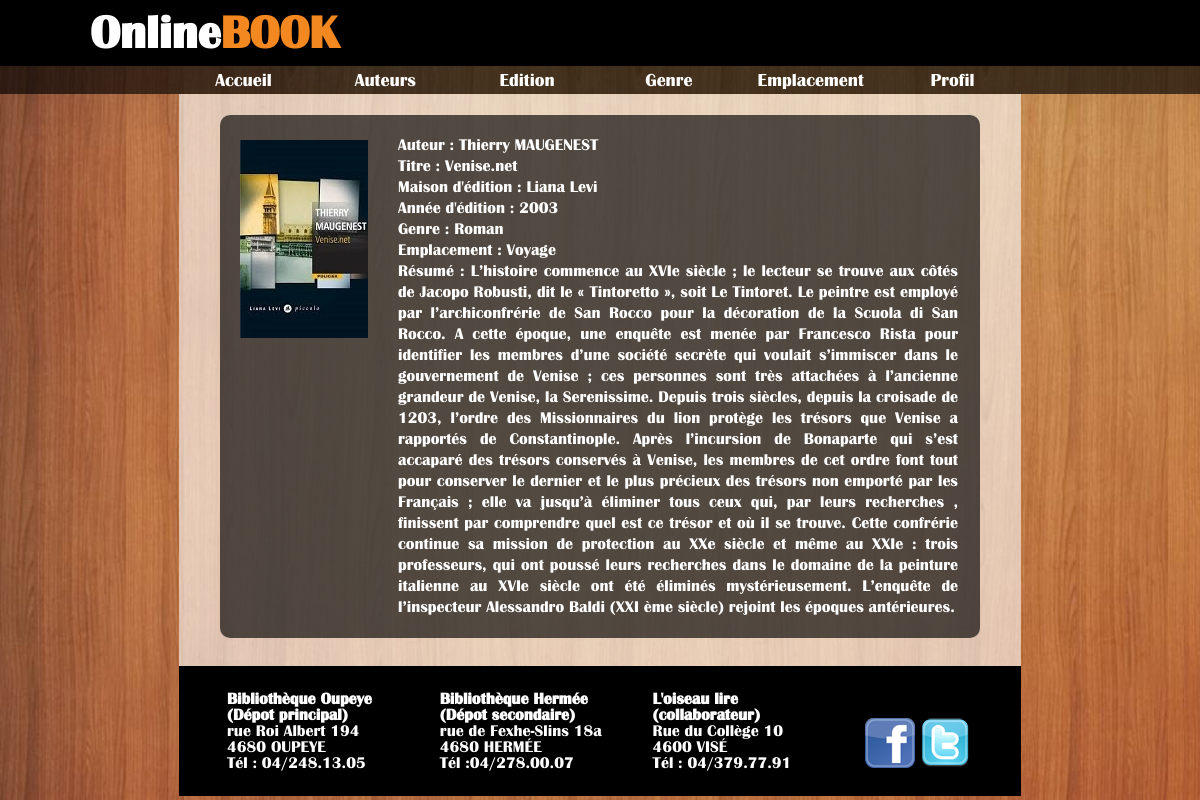
/index.php?a=viewFiche&e=posts&livresId=4, run on an earlier commit of the app's database.
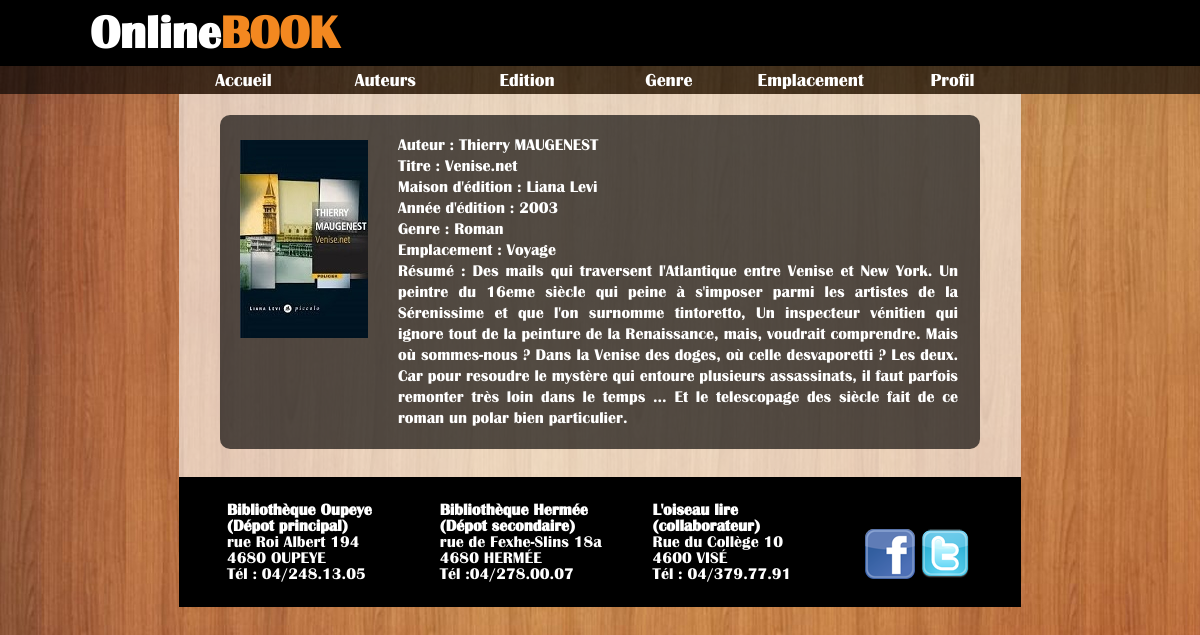
And on a later commit of the database.
### tables this page shows
CREATE TABLE IF NOT EXISTS `livres` (
  `id` smallint(5) unsigned NOT NULL AUTO_INCREMENT,
  `titre` text NOT NULL,
  `auteur` text NOT NULL,
  `genre_id` smallint(5) unsigned NOT NULL,
  `emplacement_id` smallint(5) unsigned NOT NULL,
  `maison_edit_id` smallint(5) unsigned NOT NULL,
  `annee_edit` year(4) NOT NULL,
  `date_create` timestamp NOT NULL DEFAULT CURRENT_TIMESTAMP ON UPDATE CURRENT_TIMESTAMP,
  `resume` text NOT NULL,
  `vignette` varchar(255) DEFAULT NULL,
  `encodeur_id` int(11) unsigned NOT NULL,
  PRIMARY KEY (`id`)
);

CREATE TABLE IF NOT EXISTS `edition` (
  `id` smallint(5) unsigned NOT NULL AUTO_INCREMENT,
  `maison` text NOT NULL,
  PRIMARY KEY (`id`)
);

CREATE TABLE IF NOT EXISTS `categories` (
  `id` smallint(5) unsigned NOT NULL AUTO_INCREMENT,
  `genre` text NOT NULL,
  PRIMARY KEY (`id`)
);

CREATE TABLE IF NOT EXISTS `emplacement` (
  `id` smallint(5) unsigned NOT NULL AUTO_INCREMENT,
  `emplacement` text NOT NULL,
  PRIMARY KEY (`id`)
);

### index.php (called while the page is built, shortened)
<?php
	$routeParts= explode('/', $routes['default']);
	$a=isset($_REQUEST['a'])?$_REQUEST['a']:$routeParts[0];
	$controller=new $controllerName;
	$data=call_user_func([$controller,$a]);
	include('views/layout.php');

### configs/db.php (called while the page is built, shortened)
<?php
$options = [
	PDO::ATTR_DEFAULT_FETCH_MODE => PDO::FETCH_ASSOC,
	PDO::ATTR_ERRMODE => PDO::ERRMODE_EXCEPTION
];
 ?>

### models/Model.php (called while the page is built, shortened)
<?php
class Model{
	public function __construct()
	{
		include('configs/db.php');
		try
		{
			$this->connexion = new \PDO(DSN, USERNAME, PASSWORD, $options);
			$this->connexion->query('SET CHARACTER SET UTF8');
			$this->connexion->query('SET NAMES UTF8');
		}catch(\PDOException $e)
		{
			die($e->getMessage());
		}
	}
}

### controllers/Posts.php (called while the page is built, shortened)
<?php
class Posts extends Base
{
	private $postsModel= null;
	public function __construct()
	{
		$this->postsModel=new PostModel();
	}
		public function viewFiche()
	{
		$data= [];
		if (!isset($_REQUEST['livresId'])) {
			die("on dirait que vous avez omis de renseigner l'id du livre");
		}
		else{
			$livresId=$_GET['livresId'];
			$data['data']= $this->postsModel->getlivreFiche($livresId);
		}
		$data['view']= 'vue_fiche.php';
		return $data;
	}
}

### models/Posts.php (called while the page is built, shortened)
<?php
class Posts extends Model
{
	public function getlivreFiche($wheresql) {
		$sql = "SELECT livres.`id`,livres.`titre`, livres.`auteur`, livres.`annee_edit`, livres.`genre_id`, livres.`maison_edit_id`, livres.`emplacement_id`, livres.`date_create`, livres.`resume`, livres.`vignette`, categories.`genre` as nom_categorie,  emplacement.`emplacement` as nom_emplacement, edition.`maison` as nom_maisonEdit
				FROM livres
				JOIN categories ON categories.`id`= livres.`genre_id`
				JOIN edition ON edition.`id`= livres.`maison_edit_id`
				JOIN emplacement ON emplacement.`id`= livres.`emplacement_id`
				WHERE livres.`id` =".$wheresql;
		$pdost=$this-> connexion->query($sql);
		$pdost->execute();
		return $pdost->fetchAll();
	}
}

### views/vue_fiche.php (the view)
<?php
$livres = $data['data'];
?>
<div class="menuLongeur">
	<div class="menuPrinc">
		<ul>
			<li><a href="index.php" class="passif">Accueil</a></li>
			<li><a href="index.php?a=viewAuteurs&e=posts" class="passif">Auteurs</a></li>
			<li><a href="index.php?a=viewEditions&e=posts" class="passif">Edition</a></li>
			<li><a href="index.php?a=viewGenre&e=posts" class="passif">Genre</a></li>
			<li><a href="index.php?a=viewEmplacement&e=posts" class="passif">Emplacement</a></li>
			<li><a href="index.php?a=collect&e=users"class="passif">Profil</a></li>
		</ul>
	</div>
</div>
<?php if ($livres != '' && sizeof($livres)>0)
{
	foreach($livres as $livre): ?>
		<div class="contener">
			<div class="fiches">
				<div class="img">
					<img src="<?php echo $livre['vignette'];?>"/>
				</div>
				<div class="infos">
					<p class="inputFiche">Auteur :<a href="<?php echo "index.php?a=viewAuteurs&e=posts&auteursId=".$livre['auteur'];?>"> <?php echo $livre['auteur'];?></a></p>
					<p class="inputFiche">Titre : <?php echo $livre['titre'];?></p>
					<p class="inputFiche">Maison d'édition :<a href="<?php echo "index.php?a=viewEditions&e=posts&editionId=".$livre['maison_edit_id']; ?>"> <?php echo $livre['nom_maisonEdit'];?></a></p>
					<p class="inputFiche">Année d'édition :<a href="<?php echo "index.php?a=viewAnneeEdition&e=posts&anneeId=".$livre['annee_edit']; ?>"> <?php echo $livre['annee_edit'];?></a></p>
					<p class="inputFiche">Genre :<a href="<?php echo "index.php?a=viewGenre&e=posts&genreId=".$livre['genre_id']; ?>"> <?php echo $livre['nom_categorie'];?></a></p>
					<p class="inputFiche">Emplacement : <a href="<?php echo "index.php?a=viewEmplacement&e=posts&emplacementId=".$livre['emplacement_id']; ?>"><?php echo $livre['nom_emplacement'];?></a></p>
					<p class="inputFiche">Résumé : <?php echo $livre['resume'];?></p>
				</div>
			</div>
		</div>
	<?php endforeach;
}?>

What changed in the data, as far as the page shows it:
changed livres "Thierry MAUGENEST": resume "L’histoire commence au XVIe siècle ; le lecteur se trouve aux côtés de Jacopo Robusti, dit le « Tintoretto », soit Le Tintoret. Le peintre est employé par l’archiconfrérie de San Rocco pour la décoration de la Scuola di San Rocco. A cette époque, une enquête est menée par Francesco Rista pour identifier les membres d’une société secrète qui voulait s’immiscer dans le gouvernement de Venise ; ces personnes sont très attachées à l’ancienne grandeur de Venise, la Serenissime. Depuis trois siècles, depuis la croisade de 1203, l’ordre des Missionnaires du lion protège les trésors que Venise a rapportés de Constantinople. Après l’incursion de Bonaparte qui s’est accaparé des trésors conservés à…" → "Des mails qui traversent l'Atlantique entre Venise et New York. Un peintre du 16eme siècle qui peine à s'imposer parmi les artistes de la Sérenissime et que l'on surnomme tintoretto, Un inspecteur vénitien qui ignore tout de la peinture de la Renaissance, mais, voudrait comprendre. Mais où sommes-nous ? Dans la Venise des doges, où celle desvaporetti ? Les deux. Car pour resoudre le mystère qui entoure plusieurs assassinats, il faut parfois remonter très loin dans le temps ... Et le telescopage des siècle fait de ce roman un polar bien particulier."
